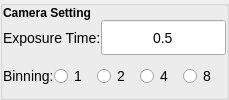
                         <widget class="QGroupBox" name="groupBox_10">
                          <property name="styleSheet">
                           <string notr="true">font-size:14px;
font-weight:100;</string>
                          </property>
                          <property name="title">
                           <string/>
                          </property>
                          <layout class="QVBoxLayout" name="verticalLayout_22">
                           <property name="spacing">
                            <number>0</number>
                           </property>
                           <property name="leftMargin">
                            <number>0</number>
                           </property>
                           <property name="topMargin">
                            <number>0</number>
                           </property>
                           <property name="rightMargin">
                            <number>0</number>
                           </property>
                           <property name="bottomMargin">
                            <number>0</number>
                           </property>
                           <item>
                            <widget class="QLabel" name="title_3">
                             <property name="styleSheet">
                              <string notr="true">    font-weight: bold;
	font-size: 9pt</string>
                             </property>
                             <property name="text">
                              <string>Camera Setting</string>
                             </property>
                            </widget>
                           </item>
                           <item>
                            <layout class="QHBoxLayout" name="horizontalLayout_8">
                             <item>
                              <widget class="QLabel" name="label_35">
                               <property name="text">
                                <string>Exposure Time:</string>
                               </property>
                              </widget>
                             </item>
                             <item>
                              <widget class="QLineEdit" name="lineEdit_exptime">
                               <property name="sizePolicy">
                                <sizepolicy hsizetype="Expanding" vsizetype="Expanding">
                                 <horstretch>0</horstretch>
                                 <verstretch>0</verstretch>
                                </sizepolicy>
                               </property>
                               <property name="maximumSize">
                                <size>
                                 <width>16777215</width>
                                 <height>35</height>
                                </size>
                               </property>
                               <property name="text">
                                <string>0.5</string>
                               </property>
                               <property name="alignment">
                                <set>Qt::AlignCenter</set>
                               </property>
                              </widget>
                             </item>
                            </layout>
                           </item>
                           <item>
                            <layout class="QHBoxLayout" name="horizontalLayout_48">
                             <item>
                              <widget class="QLabel" name="label_36">
                               <property name="sizePolicy">
                                <sizepolicy hsizetype="Preferred" vsizetype="Expanding">
                                 <horstretch>0</horstretch>
                                 <verstretch>0</verstretch>
                                </sizepolicy>
                               </property>
                               <property name="text">
                                <string>Binning:</string>
                               </property>
                              </widget>
                             </item>
                             <item>
                              <widget class="QRadioButton" name="radioButton_binning1">
                               <property name="text">
                                <string>1</string>
                               </property>
                              </widget>
                             </item>
                             <item>
                              <widget class="QRadioButton" name="radioButton_binning2">
                               <property name="text">
                                <string>2</string>
                               </property>
                              </widget>
                             </item>
                             <item>
                              <widget class="QRadioButton" name="radioButton_binning4">
                               <property name="text">
                                <string>4</string>
                               </property>
                              </widget>
                             </item>
                             <item>
                              <widget class="QRadioButton" name="radioButton_binning8">
                               <property name="text">
                                <string>8</string>
                               </property>
                              </widget>
                             </item>
                            </layout>
                           </item>
                          </layout>
                         </widget>
